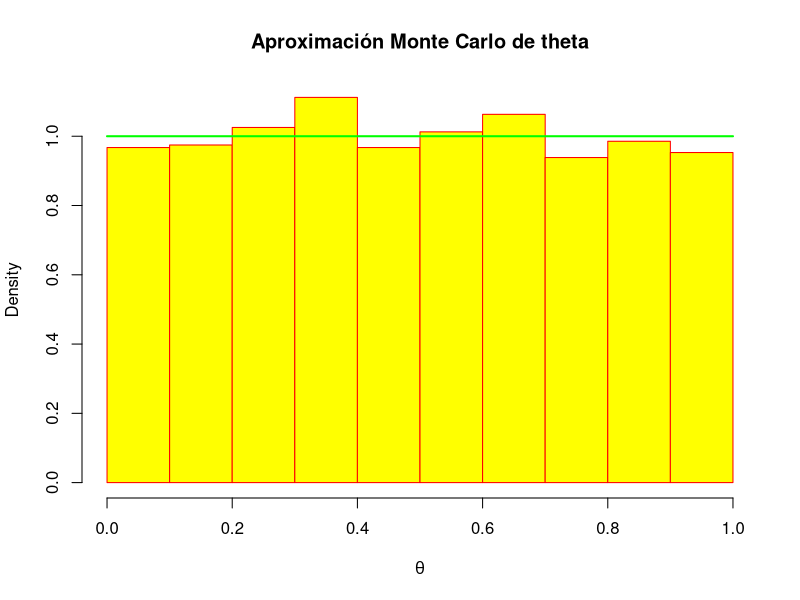
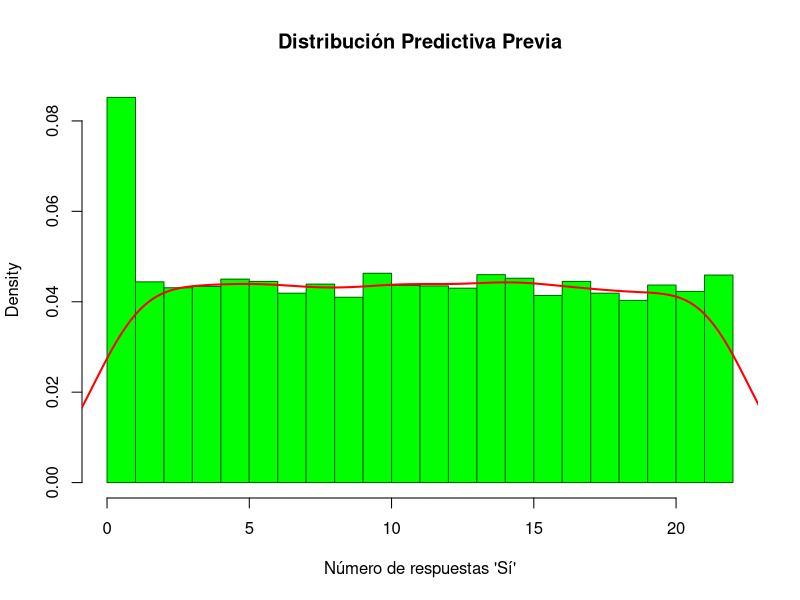
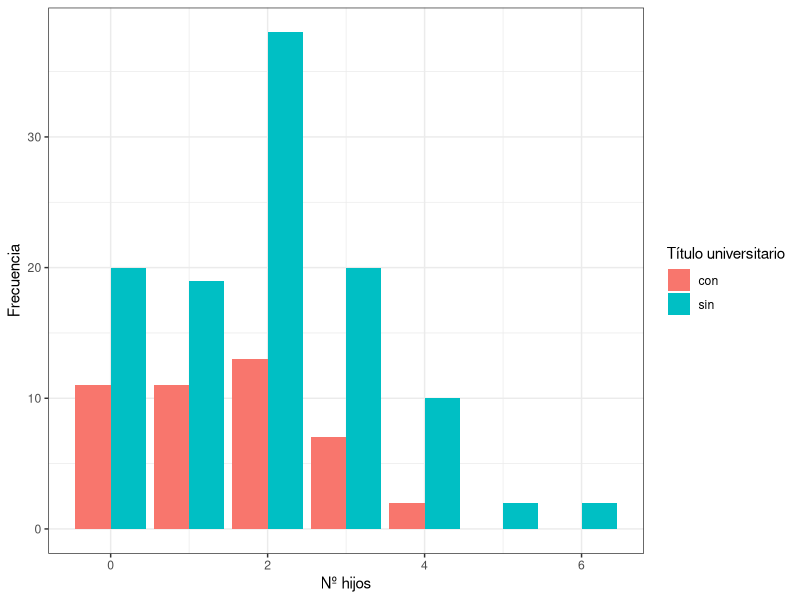

Source code (R) for these figures, in order:
## ---- chunk 1
#| message: false

# Paquetes:
library(tidyverse)
library(RColorBrewer)
library(scales)


# Configuración de la salida gráfica:

PALETA <- brewer.pal(8, "Set2") # Colores por defecto
color_defecto <- PALETA[1]      # Color por defecto
options(ggplot2.discrete.colour = PALETA)

theme_set(theme_bw()) # Tema "neutro" para la representación gráfica

# Redondea los números reales "inline":
options(digits = 3L)                
options(knitr.digits.signif = FALSE)

# Inicializa la semilla aleatoria:
set.seed(20250327)
## ---- chunk 2
aceptacion_muestra_1 <- tibble(
  id_participante   = 1:22,
  resp_descarga_app = c(
    "Si", "Si", "No", "No", "Si", "Si", "Si", "Si", "No", "Si", "Si",
    "Si", "Si", "Si", "Si", "Si", "No", "Si", "No", "Si", "Si", "Si"
  )
)

# Tamaño de la muestra (necesario para enunciados más adelante)
n_muestra_1 <- aceptacion_muestra_1 |> count() |> pull()

aceptacion_muestra_2 <- tibble(
  id_participante   = 1:113,
  resp_descarga_app = c(
    "Si", "Si", "No", "No", "Si", "Si", "Si", "Si", "No", "Si", "Si",
    "Si", "Si", "Si", "Si", "Si", "No", "Si", "No", "Si", "Si", "Si", 
    "No", "Si", "Si", "Si", "Si", "No", "No", "Si", "No", "Si", "Si", 
    "Si", "Si", "Si", "No", "Si", "No", "No", "Si", "No", "Si", "Si", 
    "No", "No", "No", "Si", "No", "No", "Si", "Si", "No", "No", "Si", 
    "No", "Si", "No", "No", "No", "Si", "Si", "No", "Si", "Si", "No", 
    "Si", "Si", "No", "Si", "Si", "No", "Si", "No", "Si", "No", "Si", 
    "No", "No", "No", "Si", "Si", "No", "No", "Si", "Si", "No", "No", 
    "No", "Si", "Si", "No", "Si", "Si", "No", "Si", "Si", "Si", "Si", 
    "No", "Si", "No", "No", "No", "No", "No", "Si", "No", "No", "Si", 
    "Si", "Si", "Si"
  )
)
## ---- chunk 3
# Parámetros de la distribución Beta
alpha <- 1
beta <- 1

# Parámetros de precisión y confianza
precision <- 0.01
confianza <- 0.99

# Calcular la varianza teórica de la distribución Beta
var_teorica <- (alpha * beta) / ((alpha + beta)^2 * (alpha + beta + 1))

# Calcular el número necesario de simulaciones
z <- qnorm((1 + confianza) / 2)  # Cuantil para nivel de confianza
n_simulaciones <- ceiling((z^2 * var_teorica) / (precision^2))
simulaciones <- rbeta(n_simulaciones, alpha, beta)

# Calcular media y varianza empíricas
media_empirica <- mean(simulaciones)
varianza_empirica <- var(simulaciones)

# Mostrar resultados
cat("Número de simulaciones necesarias:", n_simulaciones, "\n")
cat("Media empírica:", media_empirica, "\n")
cat("Varianza empírica:", varianza_empirica, "\n")
# Graficar la distribución resultante
hist(simulaciones, probability = TRUE, main = "Aproximación Monte Carlo de theta",
     xlab = expression(theta), col = "yellow", border = "red")
curve(dbeta(x, alpha, beta), add = TRUE, col = "green", lwd = 2)
## ---- chunk 4
n_muestra <- 22
n_simulaciones <- 10000  # Número de simulaciones
theta_simulado <- rbeta(n_simulaciones, alpha, beta)
# Simular resultados binomiales para cada theta
resultados_binomiales <- rbinom(n_simulaciones, size = n_muestra, prob = theta_simulado)

# Representar la distribución predictiva previa
hist(resultados_binomiales, probability = TRUE, breaks = seq(0, n_muestra, by = 1),
     main = "Distribución Predictiva Previa",
     xlab = "Número de respuestas 'Sí'",
     col = "green", border = "darkgreen")
lines(density(resultados_binomiales, adjust = 1.5), col = "red", lwd = 2)

# Mostrar resumen de resultados
cat("Resumen de resultados binomiales:\n")
cat("Media predictiva previa:", mean(resultados_binomiales), "\n")
cat("Varianza predictiva previa:", var(resultados_binomiales), "\n")
## ---- chunk 5
fertilidad_gss_1990 <- tibble(
  titulo_uni = c("sin" |> rep(7),                 "con" |> rep(5)),
  n_hijos    = c(0:6,                             0:4),
  frecuencia = c(20L, 19L, 38L, 20L, 10L, 2L, 2L, 11L, 11L, 13L, 7L, 2L)
) |>
  # Rellena los niveles para hacer ambas muestras más "comparables":
  complete(titulo_uni, n_hijos, fill = list(frecuencia = 0))

fert_estadisticos <- fertilidad_gss_1990 |>
  group_by(titulo_uni) |>
  summarize(y = sum(n_hijos * frecuencia), n = sum(frecuencia))

fert_estadisticos # y = nº hijos en cada grupo, n = nº mujeres en cada grupo

fertilidad_gss_1990 |>
  ggplot(aes(n_hijos, frecuencia, fill = titulo_uni)) +
  geom_col(position = "dodge") +
  labs(fill = "Título universitario", x  = "Nº hijos", y = "Frecuencia")
## ---- chunk 6
A_PRE <- 2L
B_PRE <- 1L

params_fertilidad <- fert_estadisticos |> mutate(
  a_post = A_PRE + y,
  b_post = B_PRE + n
)

params_fertiliad_sin <- params_fertilidad |>
  filter(titulo_uni == "sin") 
a_post_sin <- params_fertiliad_sin |> pull(a_post)
b_post_sin <- params_fertiliad_sin |> pull(b_post)

params_fertiliad_con <- params_fertilidad |>
  filter(titulo_uni == "con") 
a_post_con <- params_fertiliad_con |> pull(a_post)
b_post_con <- params_fertiliad_con |> pull(b_post)
## ---- chunk 7
# Se extrae aquí un valor para utilizar más adelante
n_con <- fert_estadisticos |> filter(titulo_uni == "con") |> pull(n)
## ---- chunk 8
max_poisson <- function(lambda, n) {
  
  # COMPLETAR AQUÍ EL CUERPO DE LA FUNCIÓN
}
